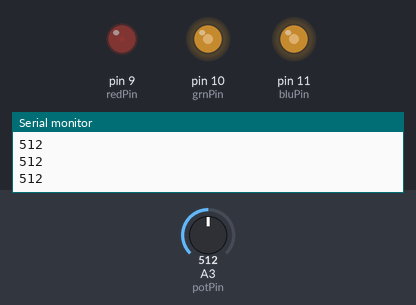
Recording of a sketch running on a simulated Arduino Uno, built with avr-gcc and run on an emulated ATmega328P. Parts: output pins drawn as LEDs (lit = HIGH), the last lines printed to the serial monitor. The inputs (shaded band) are chosen by the test bench; at power-on: A3 (potPin) = 512.

Above: at 1.2 s.
1.3 s: A3 (potPin) set to 331
At 2.4 s:
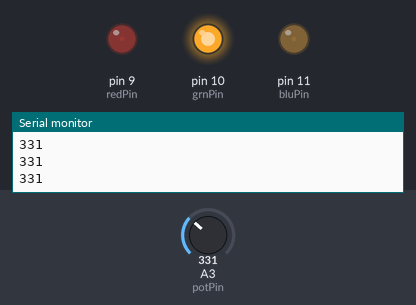
2.8 s: A3 (potPin) set to 511
At 3.4 s:
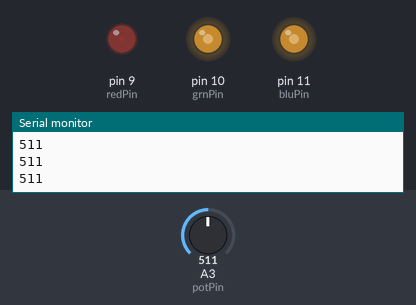
4.3 s: A3 (potPin) set to 692
At 4.7 s:
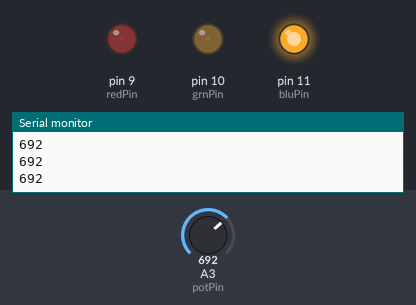
5.8 s: A3 (potPin) set to 900
At 6.9 s:
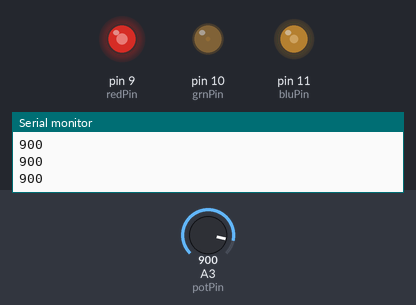
7.3 s: A3 (potPin) set to 1023
At 8.2 s:
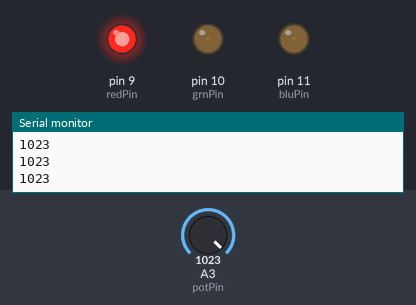
8.8 s: A3 (potPin) set to 122
At 10.2 s:
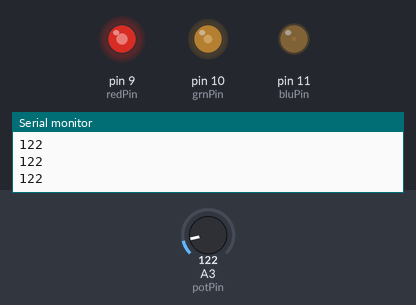
Timing chart, 0 to 11.3 s (numbered marks = the images above; inputs shaded):
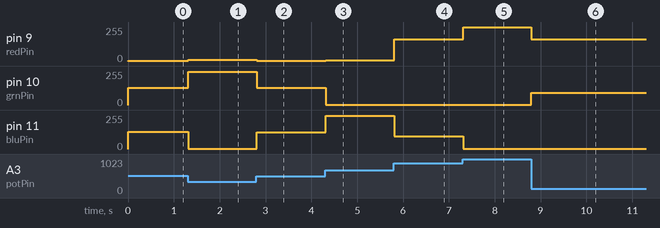

Measured:
- after the input at 1.3 s, pin 9 (redPin): 1/255 → 8/255 at once; pin 10 (grnPin): 128/255 → 248/255 at once; pin 11 (bluPin): 128/255 → 1/255 at once
- after the input at 2.8 s, pin 9 (redPin): 8/255 → 1/255 at once; pin 10 (grnPin): 248/255 → 129/255 at once; pin 11 (bluPin): 1/255 → 127/255 at once
- after the input at 4.3 s, pin 9 (redPin): 1/255 → 6/255 at once; pin 10 (grnPin): 129/255 → 1/255 at once; pin 11 (bluPin): 127/255 → 250/255 at once
- after the input at 5.8 s, pin 9 (redPin): 6/255 → 162/255 at once; pin 11 (bluPin): 250/255 → 94/255 at once
- after the input at 7.3 s, pin 9 (redPin): 162/255 → 255/255 at once; pin 11 (bluPin): 94/255 → 1/255 at once
- after the input at 8.8 s, pin 9 (redPin): 255/255 → 165/255 at once; pin 10 (grnPin): 1/255 → 91/255 at once

The sketch:

week9.ino
```cpp
int potPin = A3;
int redPin = 9;
int grnPin = 10;
int bluPin = 11;

void setup() {
  Serial.begin(9600);
  pinMode(redPin, OUTPUT);
  pinMode(grnPin, OUTPUT);
  pinMode(bluPin, OUTPUT);
}

void loop() {
  int potVal = analogRead(potPin);
  Serial.println(potVal);  // For Processing

  // LED control code
  if (potVal < 341) {
    potVal = (potVal * 3) / 4;
    analogWrite(redPin, 256 - potVal);
    analogWrite(grnPin, potVal);
    analogWrite(bluPin, 1);
  }
  else if (potVal < 682) {
    potVal = ((potVal-341) * 3) / 4;
    analogWrite(redPin, 1);
    analogWrite(grnPin, 256 - potVal);
    analogWrite(bluPin, potVal);
  }
  else {
    potVal = ((potVal-683) * 3) / 4;
    analogWrite(redPin, potVal);
    analogWrite(grnPin, 1);
    analogWrite(bluPin, 256 - potVal);
  }
  delay(10);
}
```
